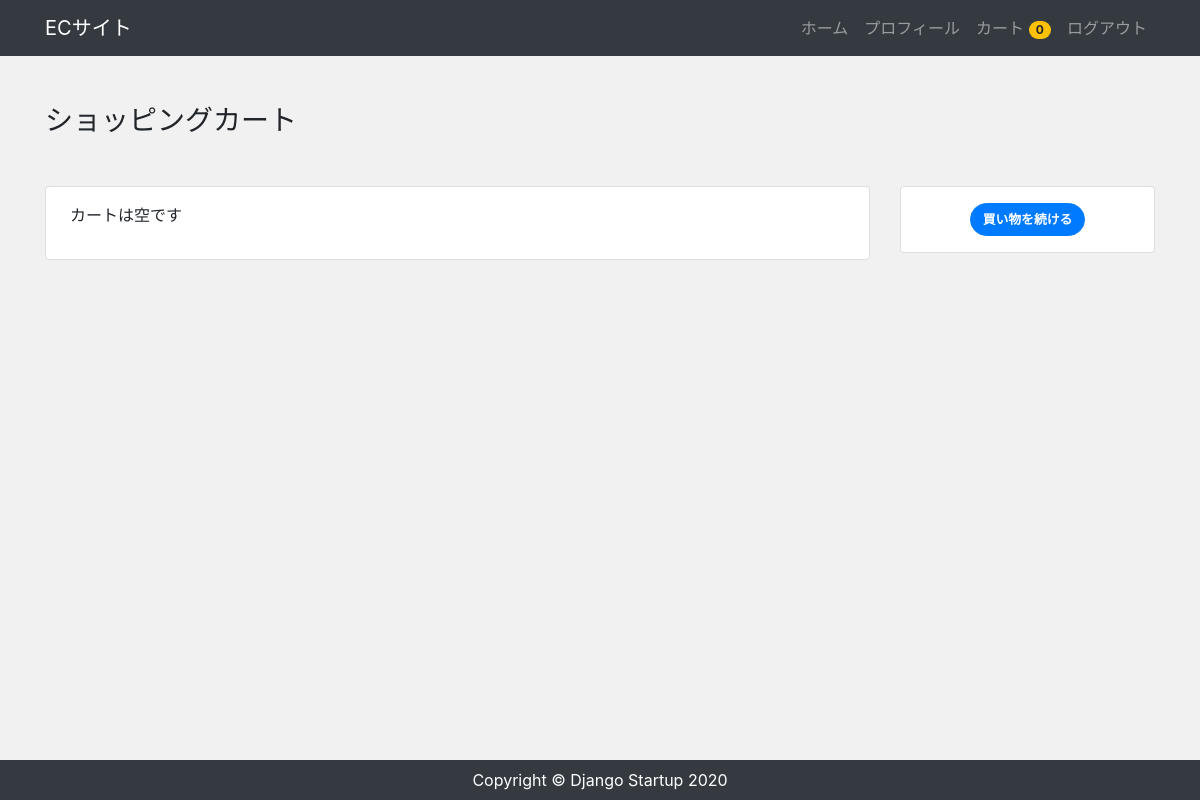
The app's page /order/ (signed in), older data.
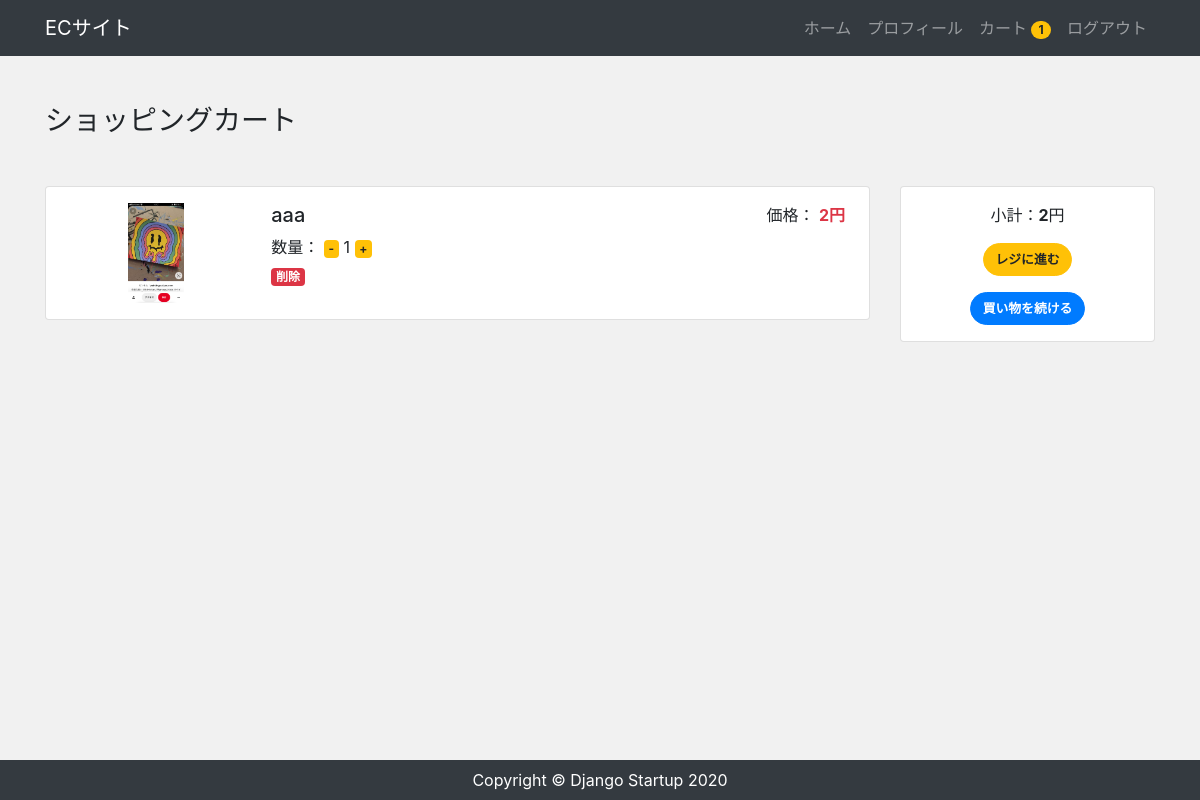
The same page, newer data.
### accounts/models.py (models this page shows, shortened)
class CustomUser(AbstractBaseUser, PermissionsMixin):
    email = models.EmailField('メールアドレス', unique=True)
    first_name = models.CharField(('姓'), max_length=30)
    last_name = models.CharField(('名'), max_length=30)
    address = models.CharField(('住所'), max_length=30, blank=True) # 追加
    tel = models.CharField(('電話番号'), max_length=30, blank=True) # 追加
    created = models.DateTimeField(('入会日'), default=timezone.now)
    is_staff = models.BooleanField(
        ('staff status'),
        default=False,
        help_text=('Designates whether the user can log into this admin site.'),
    )
    is_active = models.BooleanField(
        ('active'),
        default=True,
        help_text=(
            'Designates whether this user should be treated as active. '
            'Unselect this instead of deleting accounts.'
        ),
    )
    objects = UserManager()
    USERNAME_FIELD = 'email'
    EMAIL_FIELD = 'email'
    REQUIRED_FIELDS = []
    class Meta:
        verbose_name = ('user')
        verbose_name_plural = ('users')

### app/models.py (models this page shows, shortened)
class Order(models.Model):
    user = models.ForeignKey(settings.AUTH_USER_MODEL, on_delete=models.CASCADE)
    items = models.ManyToManyField(OrderItem)
    start_date = models.DateTimeField(auto_now_add=True)
    ordered_date = models.DateTimeField()
    ordered = models.BooleanField(default=False)
    payment = models.ForeignKey('Payment', on_delete=models.SET_NULL, blank=True, null=True) # 追加
    def get_total(self):
        total = 0
        for order_item in self.items.all():
            total += order_item.get_total_item_price()
        return total

class OrderItem(models.Model):
    user = models.ForeignKey(settings.AUTH_USER_MODEL, on_delete=models.CASCADE)
    ordered = models.BooleanField(default=False)
    item = models.ForeignKey(Item, on_delete=models.CASCADE)
    quantity = models.IntegerField(default=1)
    def get_total_item_price(self):
        return self.quantity * self.item.price

class Item(models.Model):
    title = models.CharField(max_length=100)
    price = models.IntegerField()
    category = models.CharField(max_length=100)
    slug = models.SlugField()
    description = models.TextField()
    image = models.ImageField(upload_to='images')

### app/views.py (the view)
# urls.py: path('order/', views.OrderView.as_view(), name='order'), # 追加
class OrderView(LoginRequiredMixin, View):
    def get(self, request, *args, **kwargs):
        try:
            order = Order.objects.get(user=request.user, ordered=False)
            context = {
                'order': order
            }
            return render(request, 'app/order.html', context)
        except ObjectDoesNotExist:
            return render(request, 'app/order.html')

### app/templatetags/cart_tags.py (called while the page is built)
@register.filter
def itemCount(user):
    if user.is_authenticated:
        order = Order.objects.filter(user=user, ordered=False)
        if order.exists():
            return order[0].items.count()
    return 0

### app/templates/app/order.html (shortened to what this page needs)
{% extends "app/base.html" %}
{% block content %}
<div class="my-5">
    <h3>ショッピングカート</h3>
</div>
<div class="row order">
    <div class="col-md-9 mb-5">
        <div class="card">
            <div class="card-body px-4 py-3">
                {% for order_item in order.items.all %}
                    <div class="row">
                        <div class="col-md-3 text-center">
                            <img src="{{ order_item.item.image.url }}" class="img-fluid" alt="{{ order_item.item.title }}">
                        </div>
                        <div class="col-md-6">
                            <h5>{{ order_item.item.title }}</h5>
                            <p class="mb-1">
                                数量：
                                <a href="{% url 'removesingleitem' order_item.item.slug %}"><span class="badge badge-warning">-</span></a>
                                {{ order_item.quantity }}
                                <a href="{% url 'additem' order_item.item.slug %}"><span class="badge badge-warning">+</span></a>
                            </p>
                            <a href="{% url 'removeitem' order_item.item.slug %}">
                                <span class="badge badge-danger">削除</span>
                            </a>
                        </div>
                        <div class="col-md-3 text-right">
                            <p>
                                価格：
                                <span class="text-danger font-weight-bold">
                                    {{ order_item.get_total_item_price }}円
                                </span>
                            </p>
                        </div>
                    </div>
                    {% empty %}
                    <p class="mb-3">カートは空です</p>
                {% endfor %}
            </div>
        </div>
    </div>
    <div class="col-md-3">
        <div class="card">
            <div class="card-body text-center px-2 py-3">
                {% if order.get_total %}
                    <p>小計：<span class="font-weight-bold">{{ order.get_total }}</span>円</p>
                    <div class="mb-3">
                        <a class="btn btn-warning" href="{% url 'payment' %}">レジに進む</a>
                    </div>
                {% endif %}
                <a class="btn btn-primary" href="/">買い物を続ける</a>
            </div>
        </div>
    </div>
</div>
{% endblock %}

### app/templates/app/base.html (shortened to what this page needs)
{% load cart_tags %}
{% load static %}
<!DOCTYPE html>
<html lang="ja">
<head>
    <link rel="stylesheet" href="https://stackpath.bootstrapcdn.com/bootstrap/4.4.1/css/bootstrap.min.css">
    <link rel="stylesheet" href="{% static 'css/style.css' %}">
</head>
<body>
    <nav class="navbar navbar-expand-lg navbar-dark bg-dark">
        <div class="container">
            <a class="navbar-brand" href="/">ECサイト</a>
            <ul class="navbar-nav ml-auto">
                <li class="nav-item">
                    <a class="nav-link" href="/">ホーム</a>
                </li>
                {% if user.is_authenticated %}
                    <li class="nav-item">
                        <a class="nav-link" href="{% url 'profile' %}">プロフィール</a>
                    </li>
                    <li class="nav-item">
                        <a class="nav-link" href="{% url 'order' %}">
                            カート
                            <span class="badge badge-pill badge-warning">
                                {{ request.user|itemCount }}
                            </span>
                        </a>
                    </li>
                    <li class="nav-item">
                        <a class="nav-link" href="{% url 'account_logout' %}">ログアウト</a>
                    </li>
                {% endif %}
            </ul>
        </div>
    </nav>
    <main>
        <div class="container">
            {% block content %}
            {% endblock %}
        </div>
    </main>
    <footer class="py-2 bg-dark">
        <p class="m-0 text-center text-white">Copyright &copy; Django Startup 2020</p>
    </footer>
</body>
</html>

Row changes from the older to the newer data that the page shows:
changed CustomUser: user|itemCount "0" → "1"
added OrderItem: item.image (picture), item "aaa", quantity "1", get_total_item_price "2"
added Order: get_total "2"
Text that changed along with them:
text no longer shown: "カートは空です"
text now shown: "小計： 円 レジに進む"
